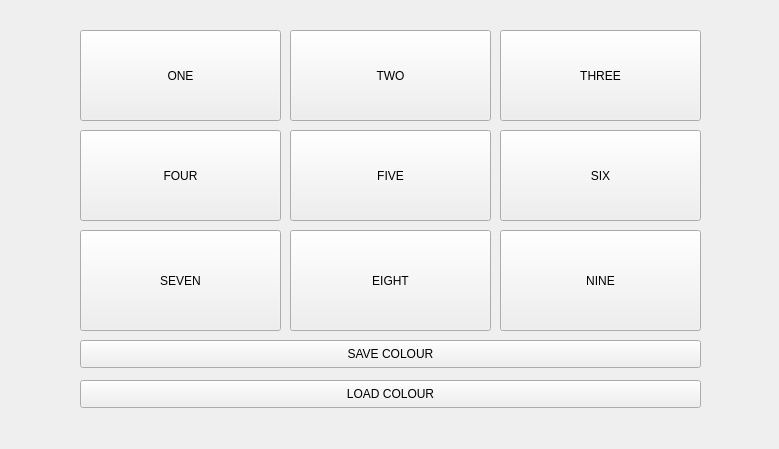
<?xml version="1.0" encoding="UTF-8"?>
<ui version="4.0">
 <class>Widget</class>
 <widget class="QWidget" name="Widget">
  <property name="geometry">
   <rect>
    <x>0</x>
    <y>0</y>
    <width>779</width>
    <height>449</height>
   </rect>
  </property>
  <property name="windowTitle">
   <string>Widget</string>
  </property>
  <widget class="QPushButton" name="Botton_1">
   <property name="geometry">
    <rect>
     <x>80</x>
     <y>30</y>
     <width>201</width>
     <height>91</height>
    </rect>
   </property>
   <property name="text">
    <string>ONE</string>
   </property>
  </widget>
  <widget class="QPushButton" name="Button_2">
   <property name="geometry">
    <rect>
     <x>290</x>
     <y>30</y>
     <width>201</width>
     <height>91</height>
    </rect>
   </property>
   <property name="text">
    <string>TWO</string>
   </property>
  </widget>
  <widget class="QPushButton" name="Button_3">
   <property name="geometry">
    <rect>
     <x>500</x>
     <y>30</y>
     <width>201</width>
     <height>91</height>
    </rect>
   </property>
   <property name="text">
    <string>THREE</string>
   </property>
  </widget>
  <widget class="QPushButton" name="Button_4">
   <property name="geometry">
    <rect>
     <x>80</x>
     <y>130</y>
     <width>201</width>
     <height>91</height>
    </rect>
   </property>
   <property name="text">
    <string>FOUR</string>
   </property>
  </widget>
  <widget class="QPushButton" name="Button_5">
   <property name="geometry">
    <rect>
     <x>290</x>
     <y>130</y>
     <width>201</width>
     <height>91</height>
    </rect>
   </property>
   <property name="text">
    <string>FIVE</string>
   </property>
  </widget>
  <widget class="QPushButton" name="Button_6">
   <property name="geometry">
    <rect>
     <x>500</x>
     <y>130</y>
     <width>201</width>
     <height>91</height>
    </rect>
   </property>
   <property name="text">
    <string>SIX</string>
   </property>
  </widget>
  <widget class="QPushButton" name="Button_7">
   <property name="geometry">
    <rect>
     <x>80</x>
     <y>230</y>
     <width>201</width>
     <height>101</height>
    </rect>
   </property>
   <property name="text">
    <string>SEVEN</string>
   </property>
  </widget>
  <widget class="QPushButton" name="Button_8">
   <property name="geometry">
    <rect>
     <x>290</x>
     <y>230</y>
     <width>201</width>
     <height>101</height>
    </rect>
   </property>
   <property name="text">
    <string>EIGHT</string>
   </property>
  </widget>
  <widget class="QPushButton" name="Button_9">
   <property name="geometry">
    <rect>
     <x>500</x>
     <y>230</y>
     <width>201</width>
     <height>101</height>
    </rect>
   </property>
   <property name="text">
    <string>NINE</string>
   </property>
  </widget>
  <widget class="QPushButton" name="savecolor">
   <property name="geometry">
    <rect>
     <x>80</x>
     <y>340</y>
     <width>621</width>
     <height>28</height>
    </rect>
   </property>
   <property name="text">
    <string>SAVE COLOUR</string>
   </property>
  </widget>
  <widget class="QPushButton" name="loadcolor">
   <property name="geometry">
    <rect>
     <x>80</x>
     <y>380</y>
     <width>621</width>
     <height>28</height>
    </rect>
   </property>
   <property name="text">
    <string>LOAD COLOUR</string>
   </property>
  </widget>
 </widget>
 <resources/>
 <connections/>
</ui>
